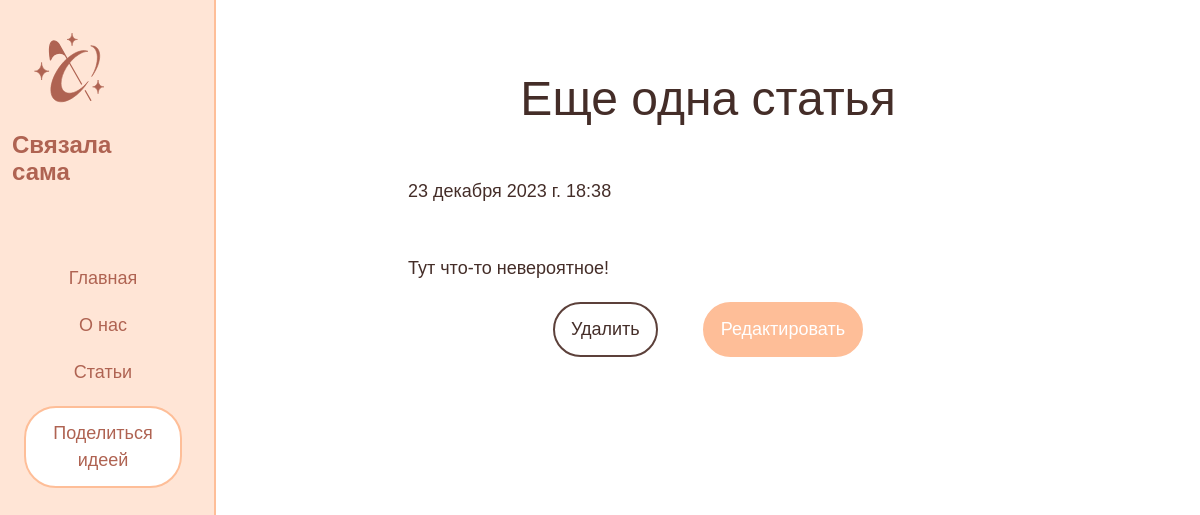
Before: /news/2 with the older database file.
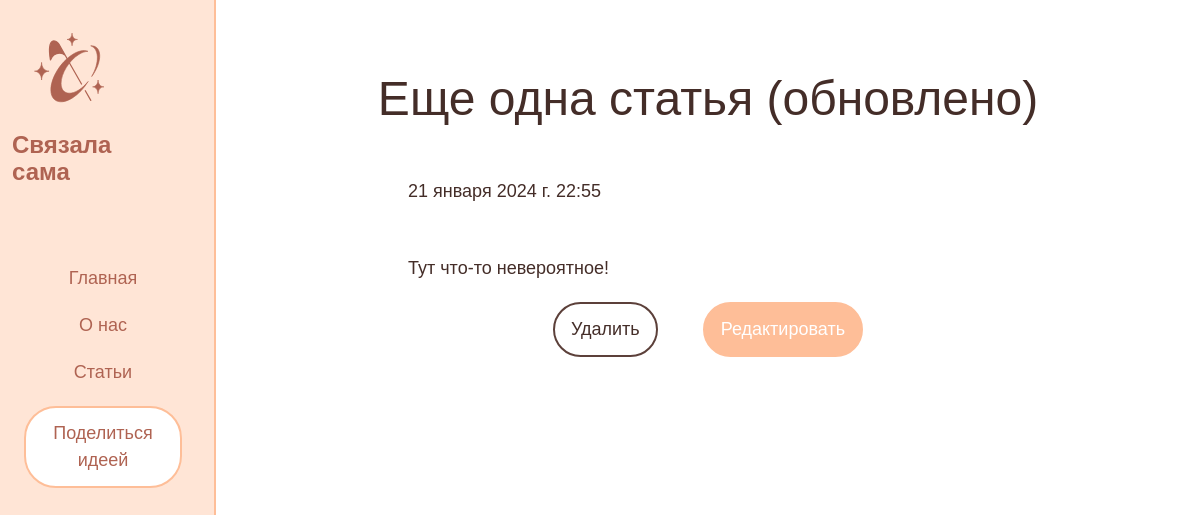
After: the same page with the newer database file.
### news/models.py (models this page shows, shortened)
class Articles(models.Model):
    title = models.CharField('Название', max_length=50)
    announce = models.CharField('Анонс', max_length=250)
    full_text = models.TextField('Статья')
    date = models.DateTimeField('Дата публикации')
    class Meta:
        verbose_name = 'Новость'
        verbose_name_plural = 'Новости'

### news/views.py (the view)
# urls.py: path('<int:pk>', views.NewsDetailView.as_view(), name='news_detail'),
class NewsDetailView(DetailView):
    model = Articles
    template_name = 'news/detail_view.html'
    context_object_name = 'article'

### news/templates/news/detail_view.html (shortened to what this page needs)
{% extends 'main/layout.html' %}
{% block content %}
    <div class="features">
        <h1>{{ article.title }}</h1>
        <p>{{ article.date }}</p>
        <p style="white-space: pre-wrap">{{ article.full_text }}</p>
        <a href="{% url 'news-delete' article.id %}" class="danger">Удалить</a>
        <a href="{% url 'news-update' article.id %}" class="success">Редактировать</a>
    </div>
{% endblock %}

Changed rows visible on the page:
changed Articles "Тут что-то невероятное!": title "Еще одна статья" → "Еще одна статья (обновлено)"; date "23 декабря 2023 г. 18:38" → "21 января 2024 г. 22:55"
